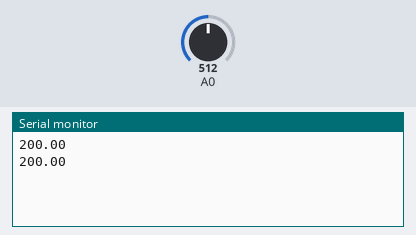
A sketch run on a simulated Arduino Uno, built with avr-gcc and run on an emulated ATmega328P. On the bench: the last lines printed to the serial monitor. The test bench sets the inputs (shaded band); at power-on: A0 = 512.

Above: at 2.8 s.
2.9 s: A0 set to 716
At 5.1 s:
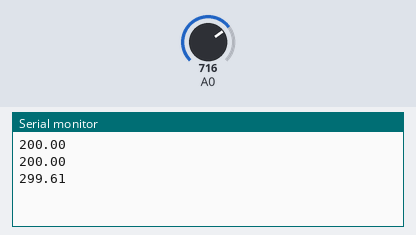
5.6 s: A0 set to 900
At 6.7 s:
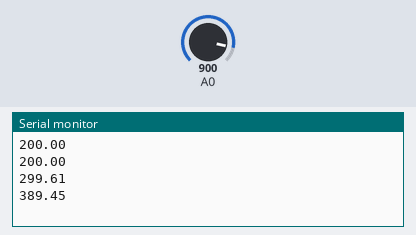
Timing chart, 0 to 8.6 s (numbered marks = the images above; inputs shaded):
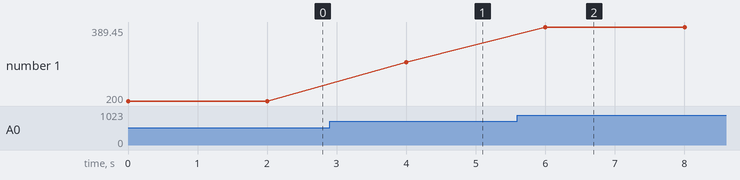

Measured:
- after the input at 2.9 s, the serial monitor: prints a new line after 1.1 s (image 1)
- after the input at 5.6 s, the serial monitor: prints a new line after 0.40 s (image 2)
- plotted number 1: 200 → 299.61 after the input at 2.9 s, 299.61 → 389.45 after the input at 5.6 s

The sketch:

temperature.ino
```cpp
float temp;

void setup() {
  Serial.begin(57600);
};

void loop () {
  temp = analogRead(0)*5/1024.0;
  temp = temp - 0.5;
  temp = temp / 0.01;
  Serial.println(temp);

    digitalWrite(LED_BUILTIN, HIGH);   // turn the LED on (HIGH is the voltage level)
  delay(1000);                       // wait for a second
  digitalWrite(LED_BUILTIN, LOW);    // turn the LED off by making the voltage LOW
  delay(1000);
//  delay(500);
};
```
